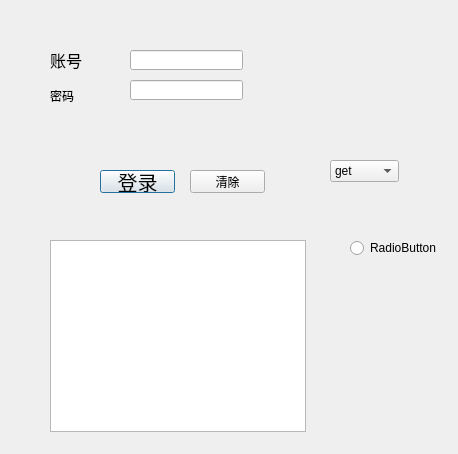
<?xml version="1.0" encoding="UTF-8"?>
<ui version="4.0">
 <class>Dialog</class>
 <widget class="QDialog" name="Dialog">
  <property name="geometry">
   <rect>
    <x>0</x>
    <y>0</y>
    <width>458</width>
    <height>454</height>
   </rect>
  </property>
  <property name="windowTitle">
   <string>登录页面</string>
  </property>
  <widget class="QLabel" name="label">
   <property name="geometry">
    <rect>
     <x>50</x>
     <y>50</y>
     <width>54</width>
     <height>20</height>
    </rect>
   </property>
   <property name="font">
    <font>
     <family>Agency FB</family>
     <pointsize>12</pointsize>
    </font>
   </property>
   <property name="text">
    <string>账号</string>
   </property>
  </widget>
  <widget class="QLineEdit" name="lineEdit">
   <property name="geometry">
    <rect>
     <x>130</x>
     <y>50</y>
     <width>113</width>
     <height>20</height>
    </rect>
   </property>
  </widget>
  <widget class="QLabel" name="label_2">
   <property name="geometry">
    <rect>
     <x>50</x>
     <y>90</y>
     <width>54</width>
     <height>12</height>
    </rect>
   </property>
   <property name="text">
    <string>密码</string>
   </property>
  </widget>
  <widget class="QLineEdit" name="lineEdit_2">
   <property name="geometry">
    <rect>
     <x>130</x>
     <y>80</y>
     <width>113</width>
     <height>20</height>
    </rect>
   </property>
  </widget>
  <widget class="QPushButton" name="pushButton">
   <property name="geometry">
    <rect>
     <x>100</x>
     <y>170</y>
     <width>75</width>
     <height>23</height>
    </rect>
   </property>
   <property name="font">
    <font>
     <pointsize>15</pointsize>
    </font>
   </property>
   <property name="text">
    <string>登录</string>
   </property>
  </widget>
  <widget class="QPushButton" name="pushButton_2">
   <property name="geometry">
    <rect>
     <x>190</x>
     <y>170</y>
     <width>75</width>
     <height>23</height>
    </rect>
   </property>
   <property name="text">
    <string>清除</string>
   </property>
  </widget>
  <widget class="QTextBrowser" name="textBrowser">
   <property name="geometry">
    <rect>
     <x>50</x>
     <y>240</y>
     <width>256</width>
     <height>192</height>
    </rect>
   </property>
  </widget>
  <widget class="QComboBox" name="comboBox">
   <property name="geometry">
    <rect>
     <x>330</x>
     <y>160</y>
     <width>69</width>
     <height>22</height>
    </rect>
   </property>
   <item>
    <property name="text">
     <string>get</string>
    </property>
   </item>
   <item>
    <property name="text">
     <string>post</string>
    </property>
   </item>
   <item>
    <property name="text">
     <string>delete</string>
    </property>
   </item>
   <item>
    <property name="text">
     <string>put</string>
    </property>
   </item>
  </widget>
  <widget class="QRadioButton" name="radioButton">
   <property name="geometry">
    <rect>
     <x>350</x>
     <y>240</y>
     <width>89</width>
     <height>16</height>
    </rect>
   </property>
   <property name="text">
    <string>RadioButton</string>
   </property>
  </widget>
 </widget>
 <resources/>
 <connections/>
</ui>
